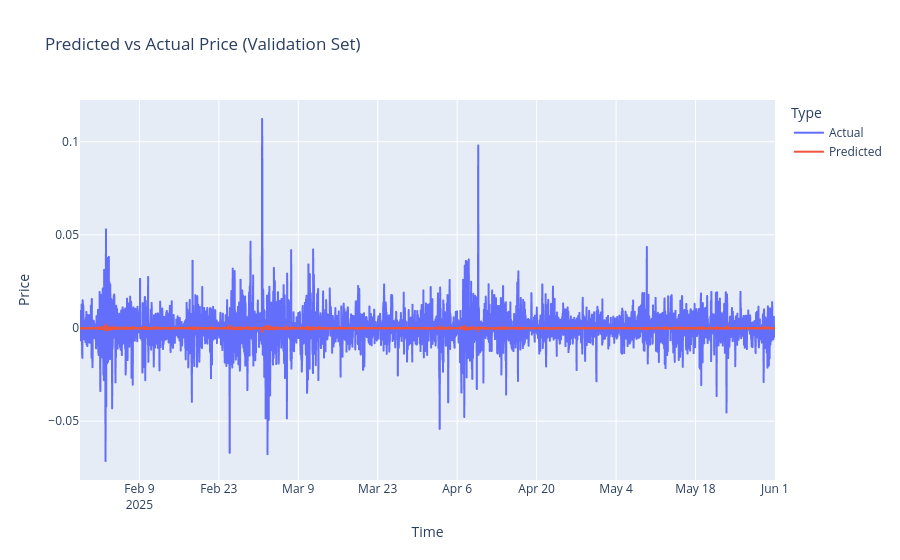

Notebook cell for this chart:
### Code cell
# ==============================
# Evaluate and plot results (aligned by target timestamps)
# ==============================
_, val_loader_1, scaler, _ = create_dataloaders(closes, enc_len=config["enc_len"],
                                                                    pred_len=config["pred_len"],
                                                                    batch_size=32,val_batch_size=1, val_ratio=0.1, asset_name="SOL")

device = torch.device(tcfg.device)
model = model.to(device).eval()

enc_len = config["enc_len"]
pred_len = config["pred_len"]
val_ratio_used = 0.1 # must match the value passed to create_dataloaders

# Rebuild the validation slice exactly like create_dataloaders
n = len(closes)
n_val = int(n * val_ratio_used)
val_df = closes.iloc[-(n_val + enc_len + pred_len):]

# Number of sliding-window samples produced by the val dataset
num_samples = len(val_df) - (enc_len + pred_len) + 1

# Target timestamps for each sample: i + enc_len
target_times = val_df.index[enc_len: enc_len + num_samples]

# Collect predictions/targets and also previous/target scaled values for price reconstruction
preds, targets = [], []
prev_scaled_list, tgt_scaled_list = [], []
use_amp = (tcfg.use_amp and device.type == "cuda")
with torch.inference_mode():
    for val_seqs, val_times in val_loader_1:
        val_seqs, val_times = val_seqs.to(device), val_times.to(device)
        # Previous and target scaled values for the asset column
        prev_scaled = val_seqs[:, enc_len - 1, asset_idx]
        tgt_scaled = val_seqs[:, enc_len + pred_len - 1, asset_idx]
        with torch.autocast(device_type=device.type, dtype=torch.float16, enabled=use_amp):
            y_pred = model(val_seqs, val_times) # [B, 1]
            y_true = build_target(val_seqs, asset_idx, getattr(model, "target_type", "change")) # [B, 1]
        preds.append(y_pred.float().cpu().detach().numpy())
        targets.append(y_true.float().cpu().numpy())
        prev_scaled_list.append(prev_scaled.float().cpu().numpy())
        tgt_scaled_list.append(tgt_scaled.float().cpu().numpy())

preds = np.concatenate(preds, axis=0).flatten()
targets = np.concatenate(targets, axis=0).flatten()
prev_scaled_all = np.concatenate(prev_scaled_list, axis=0).flatten()
tgt_scaled_all = np.concatenate(tgt_scaled_list, axis=0).flatten()

# Safety: lengths should match number of samples/timestamps
assert len(preds) == len(targets) == len(target_times) == len(prev_scaled_all) == len(tgt_scaled_all)

# Plotting branch

preds_plot = inverse_transform(preds, scaler, asset_idx, config["d_input"])
targets_plot = inverse_transform(targets, scaler, asset_idx, config["d_input"])
y_label, title = "Price", "Predicted vs Actual Price (Validation Set)"
# else:
#     # Target_type == 'change': reconstruct next price from scaled values and inverse-transform
#     curr_scaled_pred = prev_scaled_all * np.exp(preds)
#     preds_plot = inverse_transform(curr_scaled_pred, scaler, asset_idx, config["d_input"])
#     targets_plot = inverse_transform(tgt_scaled_all, scaler, asset_idx, config["d_input"])
#     y_label, title = "Price", "Predicted vs Actual Price (Validation Set)"

# Build timestamp-aligned plot
df_plot = pd.DataFrame({
"Time": target_times,
"Actual": targets_plot,
"Predicted": preds_plot,
})
df_plot = df_plot.melt(id_vars="Time", value_vars=["Actual", "Predicted"],
var_name="Type", value_name=y_label)

fig = px.line(df_plot, x="Time", y=y_label, color="Type", title=title)
fig.show()

### Figure 1 — Plotly figure (JSON) as saved in the notebook; plotly's stock layout.template omitted (floating-point values rounded to 4 significant figures; data arrays with more than 128 entries replaced by an {"elided": "..."} marker saying what was removed)
{"data": [{"hovertemplate": "Type=Actual<br>Time=%{x}<br>Price=%{y}<extra></extra>", "legendgroup": "Actual", "line": {"color": "#636efa", "dash": "solid"}, "marker": {"symbol": "circle"}, "mode": "lines", "name": "Actual", "showlegend": true, "type": "scattergl", "x": {"elided": "2931 str values"}, "xaxis": "x", "y": {"elided": "2931 float values"}, "yaxis": "y"}, {"hovertemplate": "Type=Predicted<br>Time=%{x}<br>Price=%{y}<extra></extra>", "legendgroup": "Predicted", "line": {"color": "#EF553B", "dash": "solid"}, "marker": {"symbol": "circle"}, "mode": "lines", "name": "Predicted", "showlegend": true, "type": "scattergl", "x": {"elided": "2931 str values"}, "xaxis": "x", "y": {"elided": "2931 float values"}, "yaxis": "y"}], "layout": {"legend": {"title": {"text": "Type"}, "tracegroupgap": 0}, "title": {"text": "Predicted vs Actual Price (Validation Set)"}, "xaxis": {"anchor": "y", "domain": [0, 1], "title": {"text": "Time"}}, "yaxis": {"anchor": "x", "domain": [0, 1], "title": {"text": "Price"}}}}
